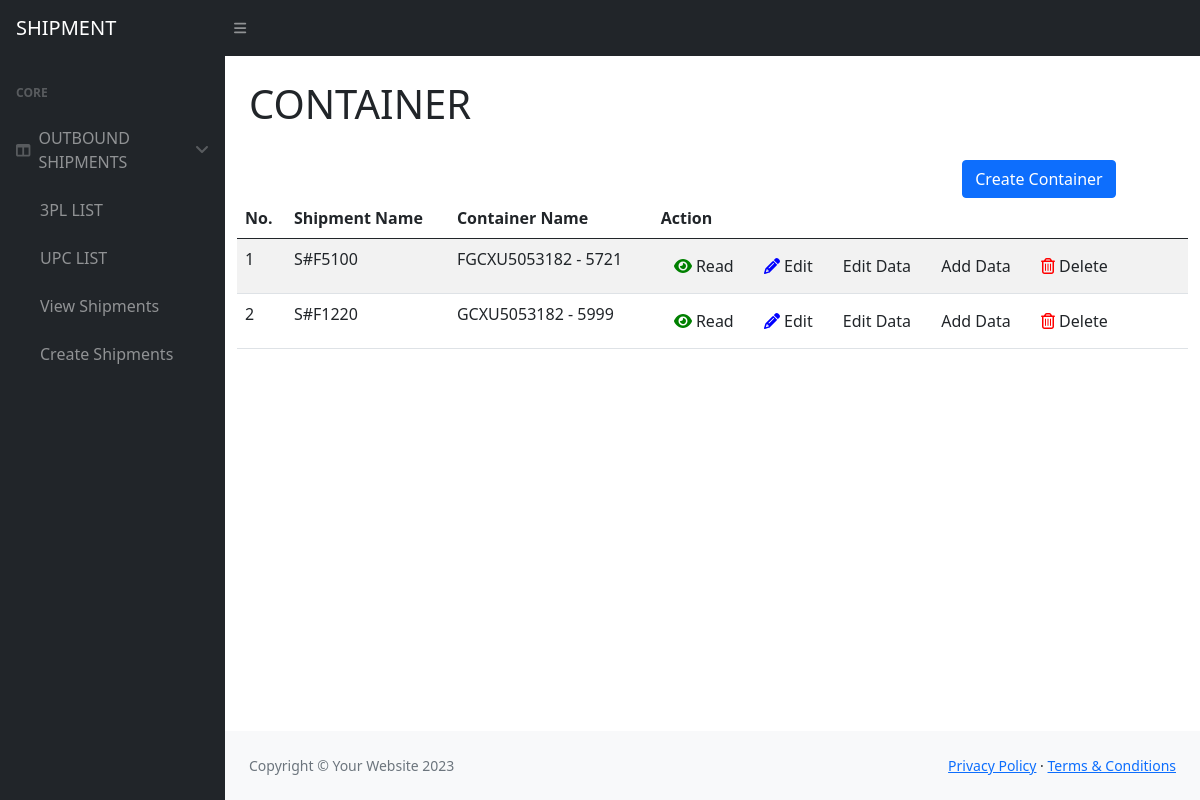
Before: /index.php/container with the older database file.
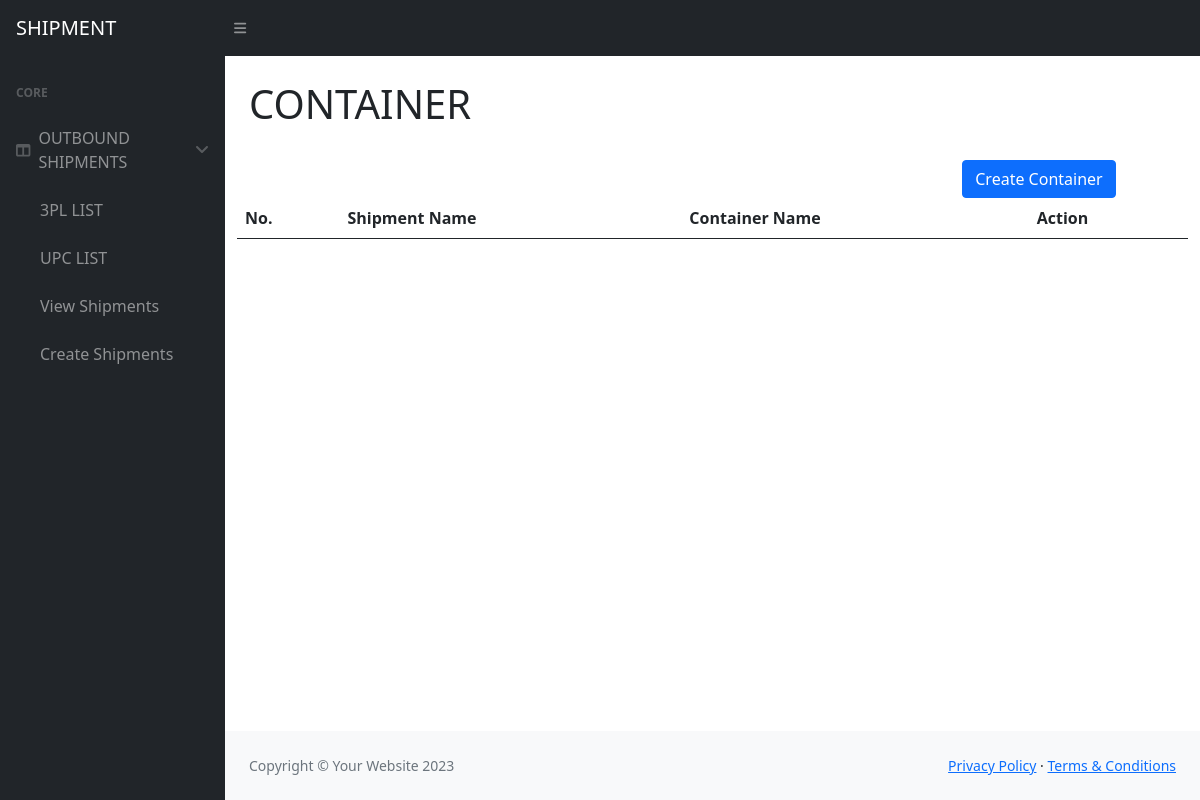
After: the same page with the newer database file.
### tables this page shows
CREATE TABLE `container`  (
  `id` int NOT NULL AUTO_INCREMENT COMMENT 'id',
  `shipment_id` int NOT NULL COMMENT 'shipment_id',
  `name` varchar(255) NOT NULL COMMENT 'container name #CCCC',
  `pl` int NULL DEFAULT 0 COMMENT '0-new 1-older',
  `asst` int NULL DEFAULT NULL COMMENT '1-active 0-non',
  `tops` int NOT NULL COMMENT '1-single top, 2-multi tops',
  `created_at` timestamp NULL DEFAULT NULL COMMENT 'created_date',
  `show_flag` int NOT NULL DEFAULT 1 COMMENT '1-show 0-hide',
  PRIMARY KEY (`id`) USING BTREE,
  INDEX `shipment_foregin`(`shipment_id` ASC) USING BTREE,
  CONSTRAINT `shipment_foregin` FOREIGN KEY (`shipment_id`) REFERENCES `shipment` (`id`) ON DELETE CASCADE ON UPDATE RESTRICT
);

CREATE TABLE `shipment`  (
  `id` int NOT NULL AUTO_INCREMENT COMMENT 'id',
  `name` varchar(255) NOT NULL COMMENT 'folder name',
  `input_1_name` varchar(255) NULL DEFAULT NULL COMMENT 'Bill of Lading file name',
  `input_2_name` varchar(255) NULL DEFAULT NULL COMMENT 'Invoice name',
  `input_3_name` varchar(255) NULL DEFAULT NULL COMMENT 'packging list file name',
  `input_4_name` varchar(255) NULL DEFAULT NULL COMMENT 'other file name',
  `comment` varchar(255) NULL DEFAULT NULL COMMENT 'comment',
  `created_at` time NULL DEFAULT NULL COMMENT 'created date',
  `show_flag` tinyint NOT NULL DEFAULT 1 COMMENT '1-show 0-hide',
  `out_1_name` varchar(255) NULL DEFAULT NULL COMMENT 'SHIPMENT FILE',
  `out_2_name` varchar(255) NULL DEFAULT NULL COMMENT 'MASTER FILE IMPORT FILE',
  `out_3_name` varchar(255) NULL DEFAULT NULL COMMENT 'Receiver Upload',
  `out_4_name` varchar(255) NULL DEFAULT NULL COMMENT 'PL S',
  PRIMARY KEY (`id`) USING BTREE
);

### application/controllers/Container.php (called while the page is built, shortened)
<?php
class Container extends CI_Controller {
	public function __construct()
    {
        $this->load->database();
        $this->load->helper('url');
        $this->load->library('session');
        $this->load->library('form_validation');
		$this->load->model('Shipment_model');
        $this->load->model('Container_model');
        $this->load->model('Header_model');
    }
	public function index()
	{
        $data = array(
            'containerList' => $this->Container_model->getindex(),
        );
		$this->load->view('layout/header');
		$this->load->view('container/index', $data);
		$this->load->view('layout/footer');
	}
}

### index.php (called while the page is built, shortened)
<?php
require_once BASEPATH.'core/CodeIgniter.php';

### application/models/Container_model.php (called while the page is built, shortened)
<?php
class Container_model extends CI_Model {
	public function getindex()
	{
        $query = $this->db->query(
            'SELECT
                shipment.`name` as shipment_name,
                container.*
            from container
            LEFT JOIN shipment
                on container.shipment_id = shipment.id'
        );
        if ($query->num_rows() > 0) {
            return $query->result();
        } else {
            return false;
        }
    }
}

### application/views/container/index.php (the view, shortened to what this page needs)
<h1 class="mt-4">CONTAINER</h1>
<div class="row">
    <div class="col-md-6"></div>
    <div class="col-md-3"></div>
    <div class="col-md-3">
        <a class="btn btn-primary" href="<?php echo site_url('/container/create')?>">
            Create Container
        </a>
    </div>
</div>
<div class="row">
    <table id="container-table" class="table table-striped table-hover">
        <thead>
            <tr>
                <th>No.</th>
                <th>Shipment Name</th>
                <th>Container Name</th>
                <th>Action</th>
            </tr>
        </thead>
        <tbody>
            <?php
                $no = 1;
                if ($containerList != false) {
                    foreach ($containerList as $container) {
                        echo '<tr>';
                        echo '<td>'.$no++.'</td>';
                        echo '<td>'.$container->shipment_name.'</td>';
                        echo '<td>'.$container->name.'</td>';
                        echo '<td>
                                <a class="btn" href="'.site_url('/container/read/'.$container->id).'">
                                    <i class="fa-solid fa-eye" style="color: green;"></i>
                                    Read
                                </a>
                                <a class="btn" href="'.site_url('/container/edit/'.$container->id).'">
                                    <i class="fa-solid fa-pencil fa-beat-fade" style="color: blue;"></i>
                                    Edit
                                </a>
                                <a class="btn btn-default" href="'.site_url('/setdetails/edit/'.$container->id).'">
                                    <span class="glyphicon glyphicon-pencil" aria-hidden="true"></span>
                                    Edit Data
                                </a>
                                <a class="btn btn-default" href="'.site_url('/setdetails/inputData/'.$container->id).'">
                                    <span class="glyphicon glyphicon-pencil" aria-hidden="true"></span>
                                    Add Data
                                </a>
                                <a class="btn" href="'.site_url('/container/delete/'.$container->id).'">
                                    <i class="fa-regular fa-trash-can" style="color: red;"></i>
                                    Delete
                                </a>
                            </td>';
                        echo '</tr>';
                    }
                }
            ?>
        </tbody>
    </table>
</div>

Changed rows visible on the page:
removed container: shipment.name "S#F5100", name "FGCXU5053182 - 5721"
removed container: shipment.name "S#F1220", name "GCXU5053182 - 5999"
